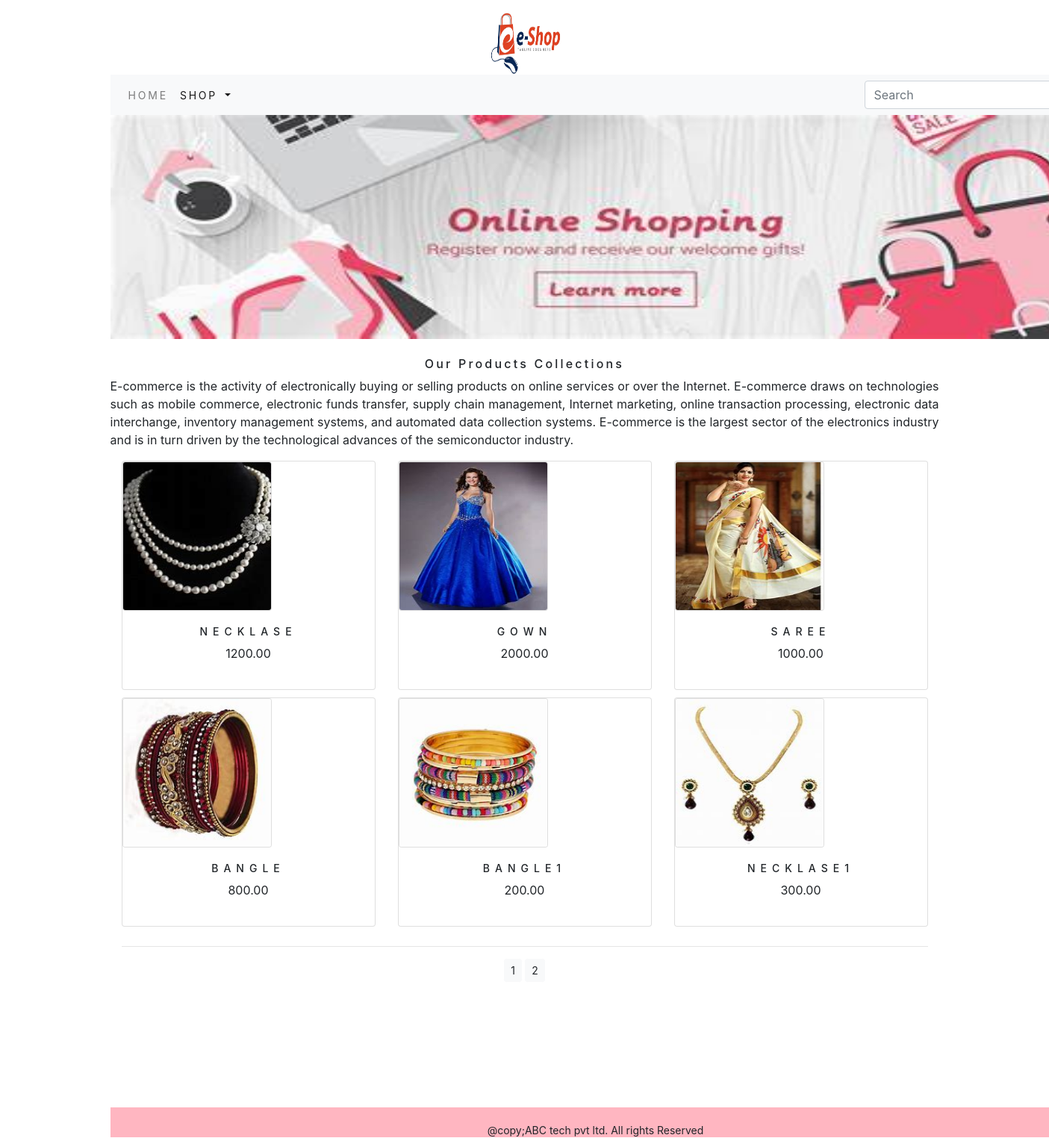
The app's page /shop/ with its own data.
### shop/models.py (models this page shows)
class Product(models.Model):
    name=models.CharField(max_length=250,unique=True)
    slug=models.SlugField(max_length=250,unique=True)
    description=models.TextField(blank=True)
    price=models.DecimalField(max_digits=10,decimal_places=2)
    category=models.ForeignKey(Category,on_delete=models.CASCADE)
    image=models.ImageField(upload_to='product',blank=True)
    stock=models.IntegerField()
    available=models.BooleanField(default=True)
    created=models.DateTimeField(auto_now_add=True)
    updated=models.DateTimeField(auto_now=True)
    def get_url(self):
        return reverse('shop:prodCatdetail',args=[self.category.slug,self.slug])

### shop/views.py (the view)
# urls.py: path('',views.allProdCat,name='allProdCat'),
def allProdCat(request,c_slug=None):
    c_page=None
    products_list=None
    if c_slug!=None:
        c_page=get_object_or_404(Category,slug=c_slug)
        products_list=Product.objects.all().filter(category=c_page,available=True)
    else:
        products_list=Product.objects.all().filter(available=True)
    paginator=Paginator(products_list,6)
    try:
        page=int(request.GET.get('page','1'))
    except:
        page=1
    try:
        products=paginator.page(page)
    except (EmptyPage,InvalidPage):
        products=paginator.page(paginator.num_pages)
    return render(request,"category.html",{'category':c_page,'products':products})

### cart/context_processors.py (called while the page is built)
def counter(request):
    item_count=0
    if 'admin' in request.path:
        return {}
    else:
        try:
            cart=Cart.objects.filter(
                cart_id=_cart_id(request))
            cart_items=CartItem.objects.all().filter(cart=cart[:1])
            for cart_items in cart_items:
                item_count +=cart_items.quantity
        except Cart.DoesNotExist:
            item_count=0
    return dict(item_count=item_count)

### cart/views.py (called while the page is built)
def _cart_id(request):
    cart=request.session.session_key
    if not cart:
        cart=request.session.create()
    return cart

### shop/context_processors.py (called while the page is built)
def menu_links(request):
    links=Category.objects.all()
    return dict(links=links)

### shop/models.py (called while the page is built)
    def get_url(self):
        return reverse('shop:products_by_category',args=[self.slug])

### templates/category.html (shortened to what this page needs)
{% extends 'base.html' %}
{% load static %}
{% block content %}
<div class="mx_auto">
    {% if category %}
    <img class="my_image" src="{{category.image.url}}" alt="{{category.name}}">
</div>
<br>
<div>
    <h1 class="text-center my_title">{{category.Name}}</h1>
    <p class="text-justify">{{category.description}}</p>
</div>
    {% else %}
        <div>
                <img class="" src="{% static 'image/banner.jpg' %}" alt="Our products" width="1350px" height="300">
        </div>
<br>
<div>
    <h1 class="text-center my_title">Our Products Collections</h1>
    <p class="text-justify">
E-commerce is the activity of electronically buying or selling products on online services or over the Internet. E-commerce draws on technologies such as mobile commerce, electronic funds transfer, supply chain management, Internet marketing, online transaction processing, electronic data interchange, inventory management systems, and automated data collection systems. E-commerce is the largest sector of the electronics industry and is in turn driven by the technological advances of the semiconductor industry.
    </p>
</div>
{% endif %}
<div class="container">
    <div class="row mx_auto">
        {% for product in products.object_list %}
        <div class="my_bottom_margin col-9 col-sm-12 col-md-4  xol-lg-4">
            <div class="card text-center" style="min-width:18rem;">
                <a href="{{product.get_url}}"><img class="card " src="{{product.image.url}}" alt="{{product.name}}" width="200px" height="200px"> </a>
                <div class="card-body">
                    <h4>{{product.name}}</h4>
                    <p>
                        {{product.price}}
                    </p>
                </div>
            </div>
        </div>
        {% endfor %}
    </div>
    <div class="mx-auto">
        {% if products.paginator.num_pages > 1 %}
        <hr>
        <div class="text-center">
            {% for pg in products.paginator.page_range %}
            <a href="?page={{pg}}" class="btn btn-light btn-sm {% if products.number == pg %}" active "{% endif %}">{{pg}}</a>
            {% endfor %}
        </div>
        {% endif %}
    </div>
    <br>
</div>
{% endblock %}

### templates/base.html (shortened to what this page needs)
{% load static %}
<!DOCTYPE html>
<html lang="en">
<head>
    <link rel="stylesheet" href="{% static 'css/custom.css' %}">
    <link rel="stylesheet" href="{% static 'css/bootstrap.min.css' %}" >
</head>
<body>
<div class="container">
    {% include 'header.html' %}
        {% include 'navbar.html' %}
    {% block content %}
    {% endblock %}
</div>
    {% include 'footer.html' %}
</body>
</html>

### templates/header.html
{% load static %}
<header>
  <center>
  <a href="{%url 'shop:allProdCat' %}"><img src="{% static 'image/logo.jpg' %}" alt="logoimage" width="100px" height="100px"></a>
  </center>
</header>

### templates/navbar.html (shortened to what this page needs)
<nav class="navbar navbar-expand-lg navbar-light bg-light"
     style="width:1350px;" >
  <div class="collapse navbar-collapse" id="navbarSupportedContent">
    <ul class="navbar-nav mr-auto">
      <li class="nav-item">
        <a class="nav-link" href="">Home</a>
      </li>
      <li class="nav-item dropdown {% if 'shop in request.path' %} active {% endif %}">
        <a class="nav-link dropdown-toggle" href="" id="navbarDropdown" role="button" data-toggle="dropdown" aria-haspopup="true" aria-expanded="false">
        Shop
        </a>
      </li>
    </ul>
    <form class="form-inline my-2 my-lg-0" action="{% url 'search_app:SearchResult' %}"  method="get">
      <input class="form-control mr-sm-2" type="search" placeholder="Search" name="q" aria-label="Search">
    </form>
  </div>
</nav>

### templates/footer.html
<br><br><br><br><br><br>
<div class="footer navbar-fixed-bottom my_footer">
    <p class="text-center">
        @copy;ABC tech pvt ltd. All rights Reserved </p>
</div>

### static/css/custom.css (style rules this page uses)
body { font-family: 'Open Sans', sans-serif; }
.nav-item { letter-spacing :.2em; font-size: 14px; text-transform : uppercase; }
.my_footer { background-color:#FFB6C1; height:40px; width:1300px; }
.my_footer p { padding-top:20px; font-size:14px; }
.my_title { font-size:16px; text_transform:uppercase; letter-spacing:.2em; }
.my_bottom_margin { margin-bottom:10px; }
.card-body h4 { font-size:14px; text-transform:uppercase; letter-spacing:.5em; }

### records on screen
Product: image (picture), name "NECKLASE", price "1200.00"
Product: image (picture), name "GOWN", price "2000.00"
Product: image (picture), name "SAREE", price "1000.00"
Product: image (picture), name "BANGLE", price "800.00"
Product: image (picture), name "BANGLE1", price "200.00"
Product: image (picture), name "NECKLASE1", price "300.00"

### other values on screen
{{ pg }} "1" "2"
